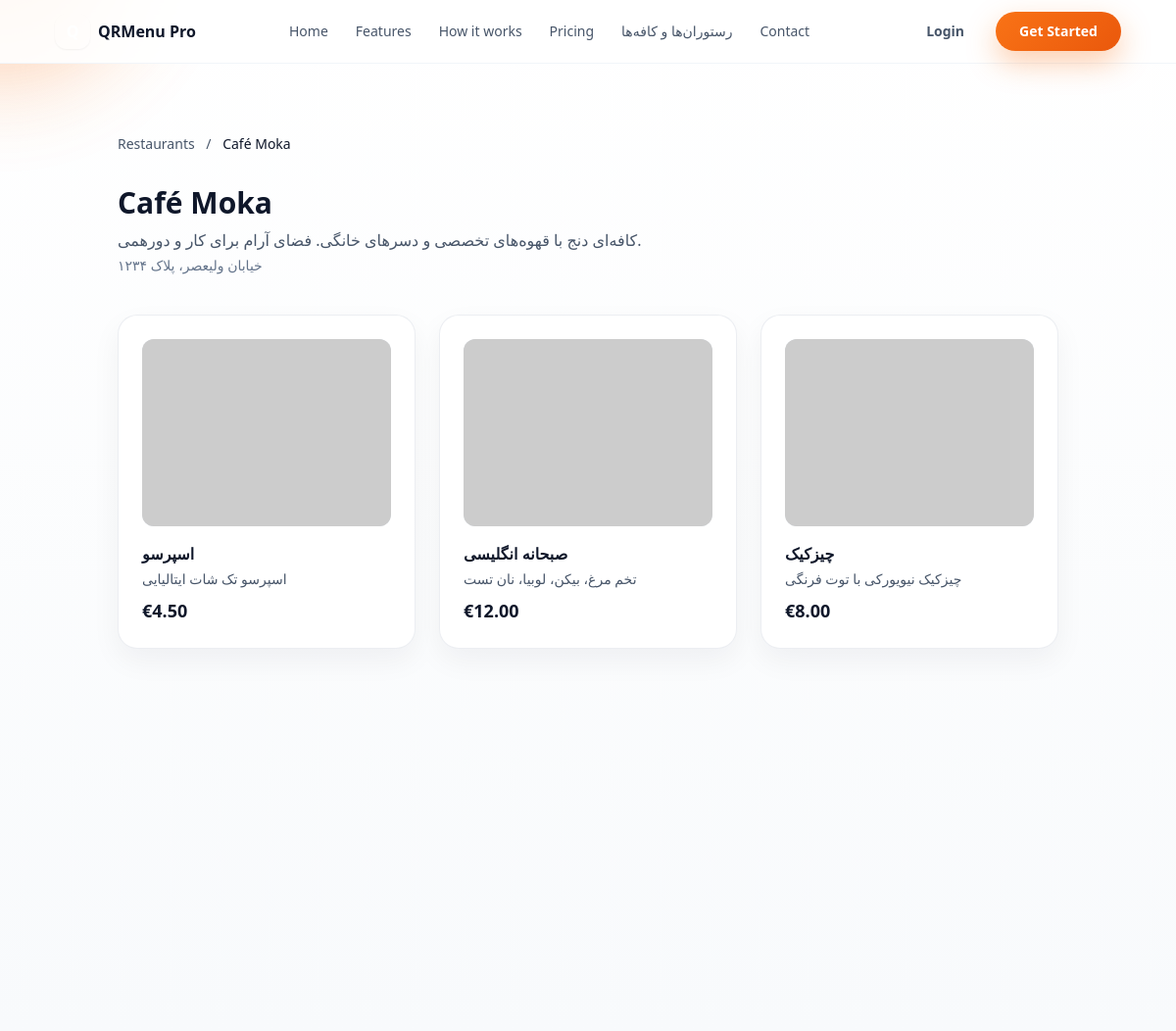
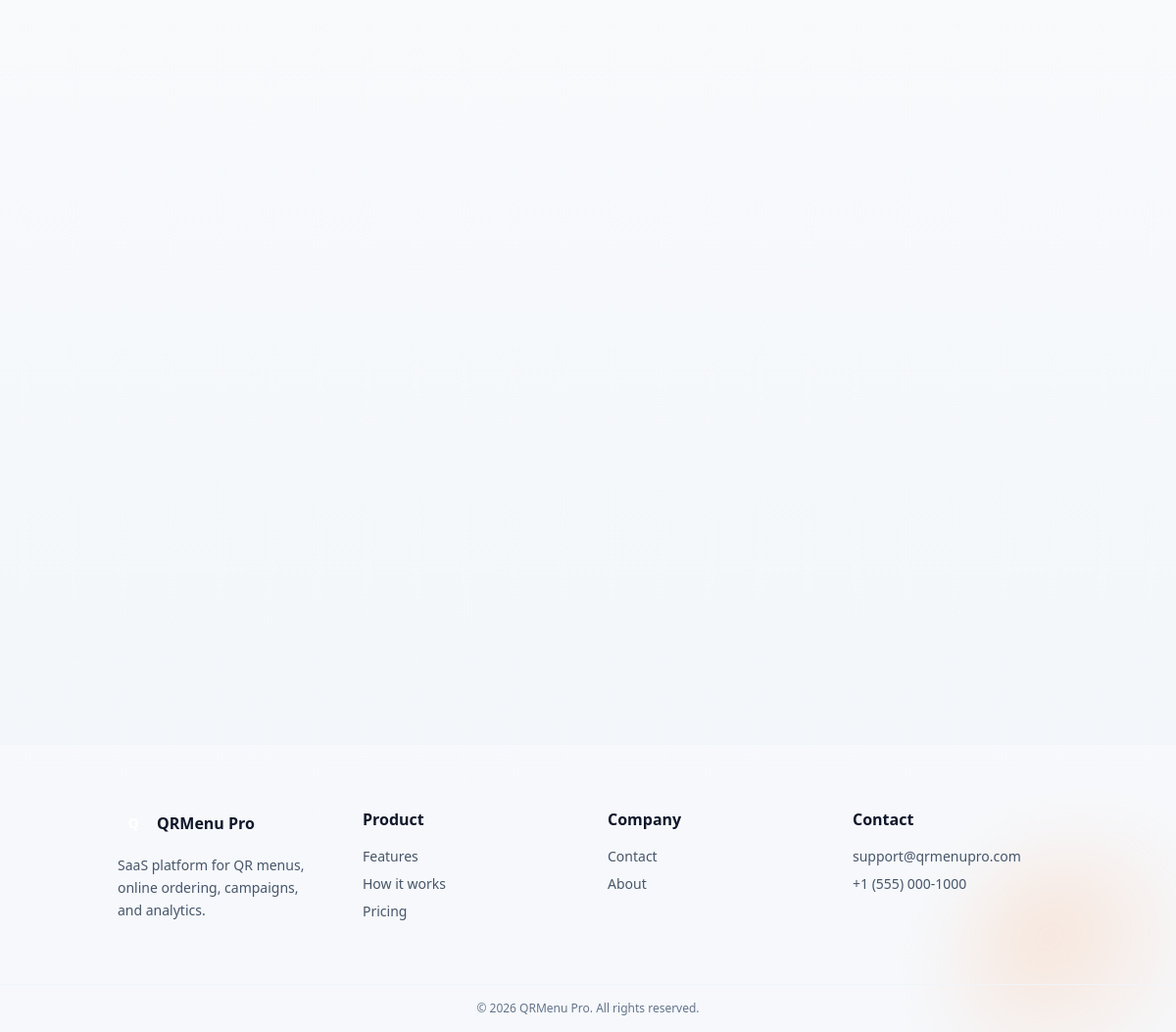
Page /restaurants/4/menu/ on the committed database (2 pictures, top to bottom).
### business_menu/models.py (models this page shows, shortened)
class Restaurant(models.Model):
    admin = models.OneToOneField(
        BusinessAdmin,
        on_delete=models.CASCADE,
        related_name="restaurant",
        help_text="Admin of this restaurant (one admin = one restaurant)"
    )
    name = models.CharField(max_length=200, help_text="Restaurant/cafe name")
    description = models.TextField(blank=True, help_text="Restaurant description")
    address = models.TextField(blank=True, help_text="Restaurant address")
    phone = models.CharField(max_length=32, blank=True, help_text="Restaurant phone number")
    is_active = models.BooleanField(default=True, help_text="Active/Inactive status")
    created_at = models.DateTimeField(auto_now_add=True)
    updated_at = models.DateTimeField(auto_now=True)
    class Meta:
        verbose_name = "Restaurant"
        verbose_name_plural = "Restaurants"
        ordering = ['-created_at']

class MenuItem(models.Model):
    restaurant = models.ForeignKey(
        Restaurant,
        on_delete=models.CASCADE,
        related_name="menu_items",
        help_text="Related restaurant"
    )
    category = models.ForeignKey(
        'Category',
        on_delete=models.SET_NULL,
        null=True,
        blank=True,
        related_name="menu_items",
        help_text="Menu item category"
    )
    name = models.CharField(max_length=200, help_text="Menu item name")
    description = models.TextField(blank=True, help_text="Item description")
    price = models.DecimalField(
        max_digits=10,
        decimal_places=2,
        help_text="Price in currency unit (e.g., EUR)"
    )
    stock = models.CharField(
        max_length=50,
        blank=True,
        help_text="Stock status (e.g., 'Available', 'Out of stock', or quantity)"
    )
    is_available = models.BooleanField(default=True, help_text="Is this item available?")
    order = models.PositiveIntegerField(default=0, help_text="Display order in menu")
    serial = models.CharField(
        max_length=50,
        blank=True,
        null=True,
        help_text="Serial number for menu item (optional)"
    )
    created_at = models.DateTimeField(auto_now_add=True)
    updated_at = models.DateTimeField(auto_now=True)
    class Meta:
        verbose_name = "Menu Item"
        verbose_name_plural = "Menu Items"
        ordering = ['order', 'name']
        indexes = [
            models.Index(fields=['restaurant', 'is_available'], name='business_me_restaur_idx'),
        ]

### core/views.py (the view)
# urls.py: path("restaurants/<int:restaurant_id>/menu/", views.restaurant_menu, name="restaurant_menu"),
def restaurant_menu(request, restaurant_id):
    restaurant = get_object_or_404(Restaurant, pk=restaurant_id, is_active=True)
    items = (
        MenuItem.objects.filter(restaurant=restaurant, is_available=True)
        .select_related("category")
        .prefetch_related("images", "images__cloudinary_image")
        .order_by("order", "name")
    )
    menu_cards = []
    for item in items:
        img_url = None
        first_img = item.images.first()
        if first_img:
            img_url = first_img.get_image_url(request=request)
        if not img_url:
            img_url = f"https://picsum.photos/seed/menu-{item.id}/640/400"
        menu_cards.append({
            "id": item.id,
            "name": item.name,
            "description": item.description or "",
            "price": item.price,
            "image_url": img_url,
        })
    return render(
        request,
        "pages/restaurant_menu.html",
        {"restaurant": restaurant, "menu_cards": menu_cards},
    )

### config/context_processors.py (called while the page is built)
def firebase_settings(request):
    return {
        "FIREBASE_PUBLIC_CONFIG": getattr(settings, "FIREBASE_CONFIG", {}),
        "VAPID_PUBLIC_KEY": getattr(settings, "VAPID_PUBLIC_KEY", ""),
    }

### core/context_processors.py (called while the page is built)
def navigation_context(request):
    return {
        "public_nav_links": [
            {"label": "Features", "href": "/features/", "path_prefix": "/features"},
            {"label": "How it works", "href": "/how-it-works/", "path_prefix": "/how-it-works"},
            {"label": "Pricing", "href": "/pricing/", "path_prefix": "/pricing"},
            {"label": "Contact", "href": "/contact/", "path_prefix": "/contact"},
        ],
        "panel_nav_links": [
            {"label": "Dashboard", "url_name": "panel_dashboard"},
            {"label": "Menu Items", "url_name": "panel_menu_items"},
            {"label": "Categories", "url_name": "panel_categories"},
            {"label": "Campaigns", "url_name": "panel_campaigns"},
            {"label": "Settings", "url_name": "panel_settings"},
        ],
    }

def theme(request):
    return {
        "theme": {
            "brand_name": "QRMenu Pro",
        }
    }

### templates/pages/restaurant_menu.html (shortened to what this page needs)
{% extends "base.html" %}
{% block content %}
<section class="py-10 md:py-14 lg:py-18">
  <div class="container mx-auto px-4 sm:px-6 lg:px-8">
    <nav class="mb-8 text-sm text-slate-600">
      <a href="{% url 'restaurants_list' %}" class="text-primary-600 hover:underline">Restaurants</a>
      <span class="mx-2">/</span>
      <span class="text-slate-900">{{ restaurant.name }}</span>
    </nav>
    <header class="mb-10">
      <h1 class="text-2xl font-bold text-slate-900 sm:text-3xl">{{ restaurant.name }}</h1>
      {% if restaurant.description %}
        <p class="mt-2 text-slate-600">{{ restaurant.description }}</p>
      {% endif %}
      {% if restaurant.address %}
        <p class="mt-1 text-sm text-slate-500">{{ restaurant.address }}</p>
      {% endif %}
    </header>
    {% if not menu_cards %}
      <div class="rounded-2xl border border-slate-200 bg-slate-50 p-12 text-center">
        <p class="text-slate-600">No menu items available.</p>
        <a href="{% url 'restaurants_list' %}" class="mt-4 inline-block text-primary-600 font-medium hover:underline">Back to restaurants</a>
      </div>
    {% else %}
      <div class="grid gap-6 sm:grid-cols-2 lg:grid-cols-3">
        {% for item in menu_cards %}
          <article class="card-soft group overflow-hidden transition-all duration-300 hover:-translate-y-0.5 hover:shadow-card-hover" data-reveal>
            <div class="aspect-[4/3] overflow-hidden rounded-xl bg-slate-200">
              <img
                src="{{ item.image_url }}"
                alt="{{ item.name }}"
                class="h-full w-full object-cover transition duration-300 group-hover:scale-105"
                loading="lazy"
              />
            </div>
            <div class="mt-4 flex flex-col">
              <h2 class="font-semibold text-slate-900">{{ item.name }}</h2>
              {% if item.description %}
                <p class="mt-1 line-clamp-2 text-sm text-slate-600">{{ item.description }}</p>
              {% endif %}
              <p class="mt-2 text-lg font-semibold text-primary-600">€{{ item.price }}</p>
            </div>
          </article>
        {% endfor %}
      </div>
    {% endif %}
  </div>
</section>
{% endblock %}

### templates/base.html (shortened to what this page needs)
{% load static %}
<!doctype html>
<html lang="en" class="h-full">
<head>
  <script src="https://cdn.tailwindcss.com?plugins=typography,forms"></script>
  <link rel="stylesheet" href="{% static 'css/app.css' %}">
</head>
<body class="h-full font-sans">
  <div aria-hidden="true" class="pointer-events-none fixed inset-0 -z-10">
    <div class="absolute inset-0 bg-gradient-to-b from-white via-slate-50 to-slate-100"></div>
    <div class="blob-orange -top-40 -left-24 h-80 w-80 opacity-70"></div>
    <div class="blob-orange bottom-[-6rem] right-[-4rem] h-72 w-72 opacity-60"></div>
  </div>
  {% block navbar %}
    {% include "partials/navbar.html" %}
  {% endblock %}
  <main id="main-content" class="min-h-[70vh]">
    <div class="container pt-4">
    </div>
    {% block content %}{% endblock %}
  </main>
  {% block footer %}
    {% include "partials/footer.html" %}
  {% endblock %}
</body>
</html>

### templates/partials/navbar.html (shortened to what this page needs)
<header
  data-nav-sticky
  class="sticky top-0 z-40 border-b border-slate-100 bg-white/90 backdrop-blur-md transition-shadow"
  x-data="{ mobileOpen: false }"
>
  <nav class="qr-container flex items-center justify-between py-3" aria-label="Primary">
    <a href="{% url 'landing' %}" class="flex items-center gap-2 font-bold text-slate-900 transition hover:opacity-90" aria-label="Go to home">
      <span class="inline-flex h-9 w-9 items-center justify-center rounded-xl bg-primary text-white shadow-sm">Q</span>
      <span>{{ theme.brand_name }}</span>
    </a>
    <ul class="hidden items-center gap-1 md:flex text-sm font-medium">
      <li>
        <a href="{% url 'landing' %}"
           class="rounded-full px-3 py-2 {% if request.path == '/' %}text-orange-600 bg-orange-50{% else %}text-slate-600 hover:text-orange-600{% endif %}">
          Home
        </a>
      </li>
      <li>
        <a href="{% url 'features' %}"
           class="rounded-full px-3 py-2 {% if request.path == '/features/' %}text-orange-600 bg-orange-50{% else %}text-slate-600 hover:text-orange-600{% endif %}">
          Features
        </a>
      </li>
      <li>
        <a href="{% url 'how_it_works' %}"
           class="rounded-full px-3 py-2 {% if request.path == '/how-it-works/' %}text-orange-600 bg-orange-50{% else %}text-slate-600 hover:text-orange-600{% endif %}">
          How it works
        </a>
      </li>
      <li>
        <a href="{% url 'pricing' %}"
           class="rounded-full px-3 py-2 {% if request.path == '/pricing/' %}text-orange-600 bg-orange-50{% else %}text-slate-600 hover:text-orange-600{% endif %}">
          Pricing
        </a>
      </li>
      <li>
        <a href="{% url 'restaurants_list' %}"
           class="rounded-full px-3 py-2 {% if request.path == '/restaurants/' %}text-orange-600 bg-orange-50{% else %}text-slate-600 hover:text-orange-600{% endif %}">
          رستوران‌ها و کافه‌ها
        </a>
      </li>
      <li>
        <a href="{% url 'contact' %}"
           class="rounded-full px-3 py-2 {% if request.path == '/contact/' %}text-orange-600 bg-orange-50{% else %}text-slate-600 hover:text-orange-600{% endif %}">
          Contact
        </a>
      </li>
    </ul>
    <div class="hidden items-center gap-2 md:flex">
      <a href="{% url 'login' %}" class="qr-btn qr-btn-ghost text-sm">Login</a>
      <a href="{% url 'register' %}" class="qr-btn qr-btn-primary text-sm">Get Started</a>
    </div>
  </nav>
</header>

### templates/partials/footer.html
<footer class="border-t border-slate-100 bg-slate-50/70">
  <div class="container mx-auto grid gap-10 px-4 py-16 sm:px-6 lg:grid-cols-4 lg:px-8">
    <div>
      <a href="{% url 'landing' %}" class="inline-flex items-center gap-2 font-bold text-slate-900">
        <span class="inline-flex h-8 w-8 items-center justify-center rounded-lg bg-primary text-white text-sm">Q</span>
        {{ theme.brand_name }}
      </a>
      <p class="mt-4 text-sm text-slate-600 leading-relaxed">SaaS platform for QR menus, online ordering, campaigns, and analytics.</p>
    </div>
    <div>
      <h4 class="font-semibold text-slate-900">Product</h4>
      <ul class="mt-4 space-y-2 text-sm text-slate-600">
        <li><a href="{% url 'features' %}" class="transition hover:text-primary-600">Features</a></li>
        <li><a href="{% url 'how_it_works' %}" class="transition hover:text-primary-600">How it works</a></li>
        <li><a href="{% url 'pricing' %}" class="transition hover:text-primary-600">Pricing</a></li>
      </ul>
    </div>
    <div>
      <h4 class="font-semibold text-slate-900">Company</h4>
      <ul class="mt-4 space-y-2 text-sm text-slate-600">
        <li><a href="{% url 'contact' %}" class="transition hover:text-primary-600">Contact</a></li>
        <li><a href="{% url 'contact' %}" class="transition hover:text-primary-600">About</a></li>
      </ul>
    </div>
    <div>
      <h4 class="font-semibold text-slate-900">Contact</h4>
      <ul class="mt-4 space-y-2 text-sm text-slate-600">
        <li>support@qrmenupro.com</li>
        <li>+1 (555) 000-1000</li>
      </ul>
    </div>
  </div>
  <div class="border-t border-slate-100 py-4">
    <p class="container mx-auto px-4 text-center text-xs text-slate-500 sm:px-6 lg:px-8">© {% now "Y" %} {{ theme.brand_name }}. All rights reserved.</p>
  </div>
</footer>

### static/css/app.css (style rules this page uses)
:root { --qr-primary-50: #fff7ed; --qr-primary-100: #ffedd5; --qr-primary-200: #fed7aa; --qr-primary: #f97316; --qr-primary-600: #ea580c; --qr-primary-700: #c2410c; --qr-surface: #f8fafc; --qr-surface-elevated: #ffffff; --qr-surface-muted: #f9fafb; --qr-border-subtle: #e2e8f0; --qr-text-main: #0f172a; --qr-text-muted: #64748b; }
body { background-color: var(--qr-surface); color: var(--qr-text-main); font-family: system-ui, -apple-system, BlinkMacSystemFont, "Segoe UI", sans-serif; }
.qr-container { max-width: 1120px; margin-left: auto; margin-right: auto; padding-left: 1rem; padding-right: 1rem; }
.qr-btn { position: relative; display: inline-flex; align-items: center; justify-content: center; border-radius: 9999px; padding: 0.625rem 1.5rem; font-size: 0.875rem; font-weight: 600; transition: all 0.25s ease-out; cursor: pointer; }
.qr-btn-primary { color: white; background: linear-gradient(135deg, var(--qr-primary) 0%, var(--qr-primary-600) 100%); box-shadow: 0 12px 30px rgba(249, 115, 22, 0.35); }
.qr-btn-primary::after { content: ""; position: absolute; inset: 0; border-radius: inherit; background: linear-gradient(120deg, transparent 0%, rgba(255, 255, 255, 0.66) 40%, transparent 80%); opacity: 0; transform: translateX(-40%); transition: opacity 0.2s ease-out, transform 0.5s ease-out; pointer-events: none; }
.qr-btn-ghost { color: #475569; background-color: transparent; }
.card-soft { border-radius: 1.25rem; background-color: var(--qr-surface-elevated); border: 1px solid rgba(148, 163, 184, 0.18); padding: 1.5rem; box-shadow: 0 12px 30px rgba(15, 23, 42, 0.05); transition: transform 0.25s ease-out, box-shadow 0.25s ease-out, border-color 0.25s ease-out; }
[data-reveal] { opacity: 0; transform: translateY(18px); filter: blur(6px); transition: opacity 0.7s ease-out, transform 0.7s ease-out, filter 0.7s ease-out; }
[data-reveal].is-visible { opacity: 1; transform: translateY(0); filter: blur(0); }
.blob-orange { position: absolute; border-radius: 9999px; background: radial-gradient(circle at 30% 30%, rgba(249, 115, 22, 0.9), transparent 60%); filter: blur(40px); }

### rows in the picture
Restaurant: name "Café Moka", description "کافه‌ای دنج با قهوه‌های تخصصی و دسرهای خانگی. فضای آرام برای کار و دورهمی.", address "خیابان ولیعصر، پلاک ۱۲۳۴"
MenuItem: name "اسپرسو", description "اسپرسو تک شات ایتالیایی", price "4.50"
MenuItem: name "صبحانه انگلیسی", description "تخم مرغ، بیکن، لوبیا، نان تست", price "12.00"
MenuItem: name "چیزکیک", description "چیزکیک نیویورکی با توت فرنگی", price "8.00"

### other values in the picture
{{ theme.brand_name }} "QRMenu Pro"
